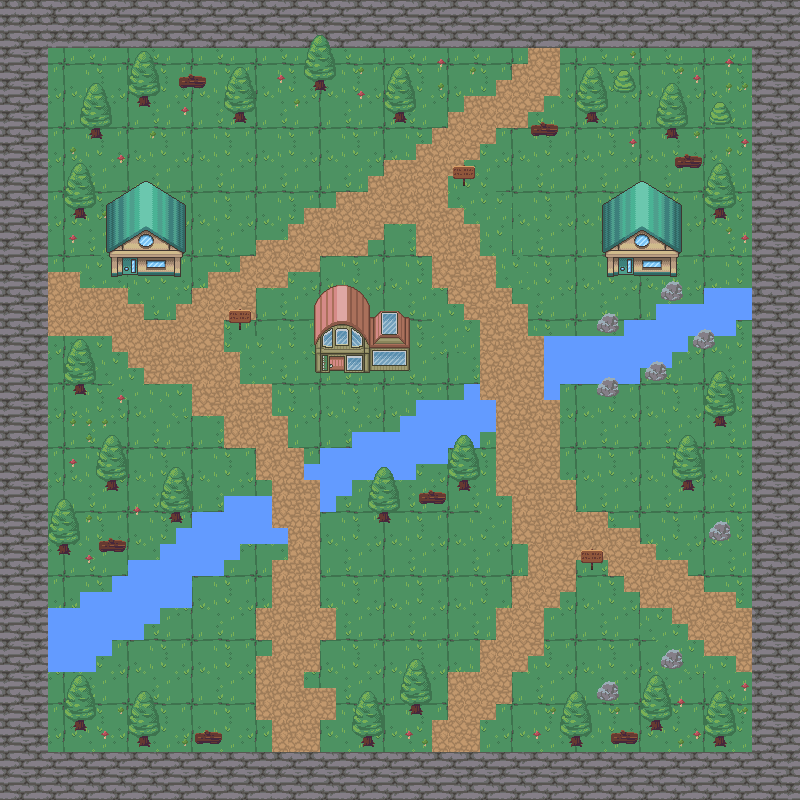

A level layout from a 2D game, rendered from its tile map. Below: a short description, then the map file with tile-grid data replaced by summaries:
An orthogonal 50x50 tile map with 16x16 px tiles, 6 tile layers (background, walls, water, path, ...), 2 tilesets and 77 objects (74x collision, player, enter_house, enter_house_exit).

<map version="1.5" tiledversion="1.7.2" orientation="orthogonal" renderorder="right-down" width="50" height="50" tilewidth="16" tileheight="16" infinite="0" nextlayerid="12" nextobjectid="170">
 <tileset firstgid="1" source="nature.tsx" />
 <tileset firstgid="721" source="house.tsx" />
 <layer id="1" name="background" width="50" height="50">
  <data>[2500 cells, 2500 non-empty, 21 distinct tile ids]</data>
 </layer>
 <layer id="11" name="walls" width="50" height="50">
  <data>[2500 cells, 564 non-empty, 4 distinct tile ids]</data>
 </layer>
 <layer id="3" name="water" width="50" height="50">
  <data>[2500 cells, 0 non-empty, 0 distinct tile ids]</data>
 </layer>
 <layer id="4" name="path" width="50" height="50">
  <data>[2500 cells, 583 non-empty, 12 distinct tile ids]</data>
 </layer>
 <layer id="8" name="decorations" width="50" height="50">
  <data>[2500 cells, 356 non-empty, 29 distinct tile ids]</data>
 </layer>
 <objectgroup id="6" name="objects">
  <object id="2" name="player" x="466.082" y="712.516">
   <point />
  </object>
  <object id="15" type="collision" x="751.025" y="0.273819" width="49.7864" height="798.283" />
  <object id="18" type="collision" x="-0.879219" y="0.112048" width="801.022" height="47.5031" />
  <object id="19" type="collision" x="-0.0876163" y="5.71479" width="48.3726" height="795.785" />
  <object id="20" type="collision" x="1.26978" y="752.175" width="799.346" height="47.7935" />
  <object id="83" type="collision" x="106.998" y="479.877" width="10.2822" height="10.3222" />
  <object id="85" type="collision" x="58.8326" y="543.999" width="10.0819" height="9.72122" />
  <object id="86" type="collision" x="171.121" y="512.098" width="9.52849" height="9.69113" />
  <object id="87" type="collision" x="75.2245" y="720.568" width="9.61612" height="9.46574" />
  <object id="88" type="collision" x="139.193" y="736.532" width="9.79138" height="9.26542" />
  <object id="89" type="collision" x="362.879" y="736.007" width="9.7827" height="9.32232" />
  <object id="91" type="collision" x="410.786" y="704.291" width="10.3179" height="9.45688" />
  <object id="92" type="collision" x="570.631" y="735.808" width="10.4381" height="9.64101" />
  <object id="93" type="collision" x="650.79" y="719.919" width="10.3032" height="10.3537" />
  <object id="94" type="collision" x="714.723" y="736.386" width="10.6152" height="9.17498" />
  <object id="95" type="collision" x="715.262" y="415.816" width="9.37886" height="10.3423" />
  <object id="96" type="collision" x="683.494" y="479.975" width="9.64423" height="9.91999" />
  <object id="97" type="collision" x="74.9313" y="208.311" width="10.196" height="9.53882" />
  <object id="98" type="collision" x="91.0501" y="128.402" width="9.98511" height="9.45273" />
  <object id="99" type="collision" x="139.029" y="96.1437" width="9.58997" height="9.72423" />
  <object id="100" type="collision" x="234.824" y="111.746" width="10.31" height="10.3944" />
  <object id="101" type="collision" x="315.367" y="79.9089" width="9.67597" height="9.56109" />
  <object id="102" type="collision" x="394.707" y="111.957" width="10.4878" height="9.56109" />
  <object id="104" type="collision" x="587.185" y="112.168" width="9.86835" height="9.74571" />
  <object id="105" type="collision" x="667.459" y="128.192" width="9.47532" height="9.32402" />
  <object id="106" type="collision" x="714.802" y="208.311" width="10.0505" height="9.50622" />
  <object id="107" type="collision" x="75.181" y="384.207" width="9.45528" height="9.22467" />
  <object id="108" type="collision" x="179.684" y="77.4502" width="24.0551" height="9.29402" />
  <object id="109" type="collision" x="533.317" y="125.341" width="22.2938" height="8.91751" />
  <object id="110" type="collision" x="677.731" y="157.79" width="22.2938" height="8.17439" />
  <object id="111" type="collision" x="711.859" y="112.932" width="16.9845" height="9.83313" />
  <object id="112" type="collision" x="615.912" y="81.3468" width="17.5805" height="9.23719" />
  <object id="113" type="collision" x="662.208" y="288.974" width="19.555" height="10.4901" />
  <object id="114" type="collision" x="598.252" y="320.947" width="18.6694" height="9.39414" />
  <object id="115" type="collision" x="646.887" y="368.274" width="18.3126" height="10.2265" />
  <object id="116" type="collision" x="694.967" y="336.202" width="18.7538" height="9.66995" />
  <object id="117" type="collision" x="598.084" y="385.318" width="19.863" height="8.77385" />
  <object id="118" type="collision" x="709.976" y="529.213" width="19.6716" height="8.6363" />
  <object id="119" type="collision" x="662.276" y="657.033" width="19.3095" height="9.07928" />
  <object id="121" type="collision" x="598.157" y="689.14" width="19.6742" height="8.9428" />
  <object id="122" type="collision" x="611.738" y="735.06" width="25.1778" height="7.52282" />
  <object id="123" type="collision" x="195.386" y="734.521" width="24.7135" height="7.87846" />
  <object id="124" type="collision" x="99.0863" y="542.218" width="24.9422" height="8.13905" />
  <object id="126" type="collision" x="453.581" y="167.523" width="20.8456" height="18.4768" />
  <object id="127" type="collision" x="581.457" y="551.364" width="21.3928" height="18.3978" />
  <object id="128" type="collision" x="229.176" y="311.635" width="21.6616" height="18.385" />
  <object id="131" type="collision" x="459.072" y="480.709" width="9.64546" height="8.34202" />
  <object id="132" type="collision" x="379.562" y="512.513" width="9.12409" height="8.60271" />
  <object id="133" type="collision" x="421.011" y="494.526" width="22.4192" height="8.08133" />
  <object id="135" type="collision" x="314.414" y="344.794" width="93.3104" height="25.8398" />
  <object id="136" type="collision" x="110.296" y="230.419" width="70.3967" height="46.123" />
  <object id="137" type="collision" x="607.032" y="230.846" width="69.8102" height="44.5867" />
  <object id="141" name="enter_house" x="329.483" y="355.962" width="14.7503" height="22.5698" />
  <object id="143" name="enter_house_exit" x="332.149" y="423.712">
   <point />
  </object>
  <object id="145" type="collision" x="48.3413" y="607.608" width="47.3182" height="63.7991" />
  <object id="146" type="collision" x="79.8015" y="591.861" width="32.8618" height="63.6878" />
  <object id="149" type="collision" x="112.127" y="576.052" width="32.0807" height="63.85" />
  <object id="150" type="collision" x="127.856" y="559.7" width="32.2365" height="64.1615" />
  <object id="151" type="collision" x="160.092" y="543.815" width="32.0807" height="64.1615" />
  <object id="152" type="collision" x="175.977" y="528.242" width="48.1211" height="47.3424" />
  <object id="153" type="collision" x="192.173" y="511.423" width="47.8096" height="48.2768" />
  <object id="154" type="collision" x="224.098" y="496.005" width="47.8096" height="47.9654" />
  <object id="155" type="collision" x="271.752" y="528.086" width="16.3518" height="15.7289" />
  <object id="156" type="collision" x="304.042" y="464.111" width="32.0436" height="15.6492" />
  <object id="157" type="collision" x="320.287" y="448.277" width="31.7456" height="47.8782" />
  <object id="158" type="collision" x="320.138" y="495.708" width="15.7983" height="16.5435" />
  <object id="159" type="collision" x="352.178" y="432.067" width="64.1335" height="47.6367" />
  <object id="160" type="collision" x="400.371" y="415.941" width="47.6367" height="48.1928" />
  <object id="161" type="collision" x="415.941" y="399.815" width="64.1335" height="48.1928" />
  <object id="162" type="collision" x="464.319" y="384.059" width="15.3846" height="17.2382" />
  <object id="163" type="collision" x="475.996" y="400.371" width="19.8332" height="31.696" />
  </objectgroup>
 <layer id="9" name="house" width="50" height="50">
  <data>[2500 cells, 133 non-empty, 91 distinct tile ids]</data>
 </layer>
</map>
<!-- 6 of 77 objects omitted -->
